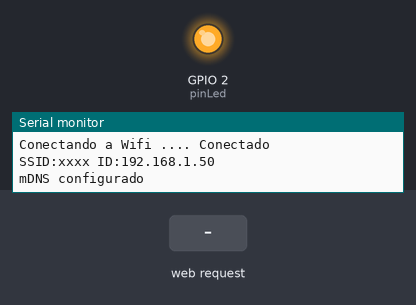
This sketch was run on a simulated ESP8266 (NodeMCU). Shown: output pins drawn as LEDs (lit = HIGH), the last lines printed to the serial monitor. Inputs (shaded band) come from the test bench. WiFi joins after 1.5 s; servers stay silent unless stated; EEPROM starts erased.

Above: at 2.7 s.
2.8 s: HTTP request GET /apagar received
At 3.5 s:
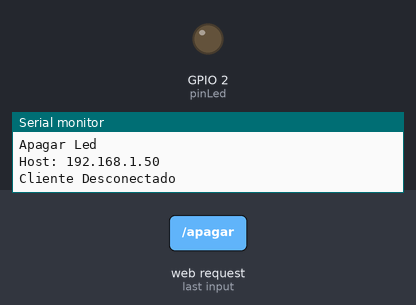
4.3 s: HTTP request GET /encender received
At 4.7 s:
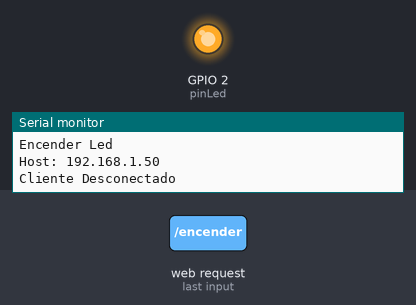
Timing chart, 0 to 7.3 s (numbered marks = the images above; inputs shaded):
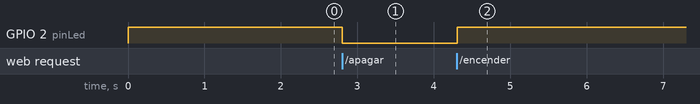

The sketch:

Ejemplo_EEPROM.ino
```cpp
// Creado ChepeCarlos de ALSW
// Tutorial Completo en https://nocheprogramacion.com
// Canal Youtube https://youtube.com/alswnet?sub_confirmation=1

#if defined(ESP32)
//Librerias para ESP32
#define EEPROM_SIZE 64
#include <WiFi.h>
#include <WiFiMulti.h>
#include <ESPmDNS.h>
WiFiMulti wifiMulti;

#elif defined(ESP8266)
//Librerias para ESP8266
#define EEPROM_SIZE 12
#include <ESP8266WiFi.h>
#include <ESP8266WiFiMulti.h>
#include <ESP8266mDNS.h>
ESP8266WiFiMulti wifiMulti;

#endif

#include <EEPROM.h>
#include "data.h"

int pinLed = 2;
boolean Estado = false;
int Direcion = 0;

const uint32_t TiempoEsperaWifi = 5000;

unsigned long TiempoActual = 0;
unsigned long TiempoAnterior = 0;
const long TiempoCancelacion = 500;

WiFiServer servidor(80);

void setup() {
  Serial.begin(115200);
  Serial.println("\nIniciando multi Wifi");

  EEPROM.begin(EEPROM_SIZE);
  Serial.println("EEPROM Configurada");


  Estado = EEPROM.read(Direcion);
  Serial.print("Estado inicial: ");
  Serial.println(Estado);

  pinMode(pinLed, OUTPUT);
  digitalWrite(pinLed, Estado);

  wifiMulti.addAP(ssid_1, password_1);
  wifiMulti.addAP(ssid_2, password_2);

  WiFi.mode(WIFI_STA);
  Serial.print("Conectando a Wifi ..");
  while (wifiMulti.run(TiempoEsperaWifi) != WL_CONNECTED) {
    Serial.print(".");
  }
  Serial.println(".. Conectado");
  Serial.print("SSID:");
  Serial.print(WiFi.SSID());
  Serial.print(" ID:");
  Serial.println(WiFi.localIP());

  if (!MDNS.begin("elesp")) {
    Serial.println("Erro configurando mDNS!");
    while (1) {
      delay(1000);
    }
  }
  Serial.println("mDNS configurado");

  servidor.begin();

  MDNS.addService("http", "tcp", 80);

}

void loop() {
#if defined(ESP8266)
  MDNS.update();
#endif
  WiFiClient cliente = servidor.available();

  if (cliente) {
    Serial.println("Nuevo Cliente");
    TiempoActual = millis();
    TiempoAnterior = TiempoActual;
    String LineaActual = "";

    while (cliente.connected() && TiempoActual - TiempoAnterior <= TiempoCancelacion) {
      if (cliente.available()) {
        TiempoActual = millis();
        char Letra = cliente.read();
        if (Letra == '\n') {
          if (LineaActual.length() == 0) {
            digitalWrite(pinLed, Estado);
            EEPROM.put(Direcion, Estado);
            EEPROM.commit();
            ResponderCliente(cliente);
            break;
          } else {
            Serial.println(LineaActual);
            VerificarMensaje(LineaActual);
            LineaActual = "";
          }
        }  else if (Letra != '\r') {
          LineaActual += Letra;
        }
      }
    }

    cliente.stop();
    Serial.println("Cliente Desconectado");
    Serial.println();
  }
}

void VerificarMensaje(String Mensaje) {
  if (Mensaje.indexOf("GET /encender") >= 0) {
    Serial.println("Encender Led");
    Estado = true;
  } else if (Mensaje.indexOf("GET /apagar") >= 0) {
    Serial.println("Apagar Led");
    Estado = false;
  }
}

void ResponderCliente(WiFiClient& cliente) {
  cliente.print(Pagina);
  cliente.print("Hola ");
  cliente.print(cliente.remoteIP());
  cliente.print("<br>Estado del led: ");
  cliente.print(Estado ? "Encendida" : "Apagada");
  cliente.print("<br>Cambia el Led: ");
  cliente.print("<a href = 'http://");
  cliente.print(WiFi.localIP());
  cliente.print("/");
  cliente.print(Estado ? "apagar" : "encender");
  cliente.print("'>Cambiar </a><br>");
  cliente.print("</html>");
}
```

data.h
```cpp
const char* ssid_1     = "xxxx";
const char* password_1 = "xxxx";
const char* ssid_2     = "Subcribanse";
const char* password_2 = "alswnet";

const String Pagina =  R"====(HTTP/1.1 200 OK
Content-Type: text/html

<!DOCTYPE HTML>
<html>
)====";
```

Measured:
- after the input at 2.8 s, GPIO 2 (pinLed): HIGH → LOW at once
- after the input at 4.3 s, GPIO 2 (pinLed): LOW → HIGH at once
